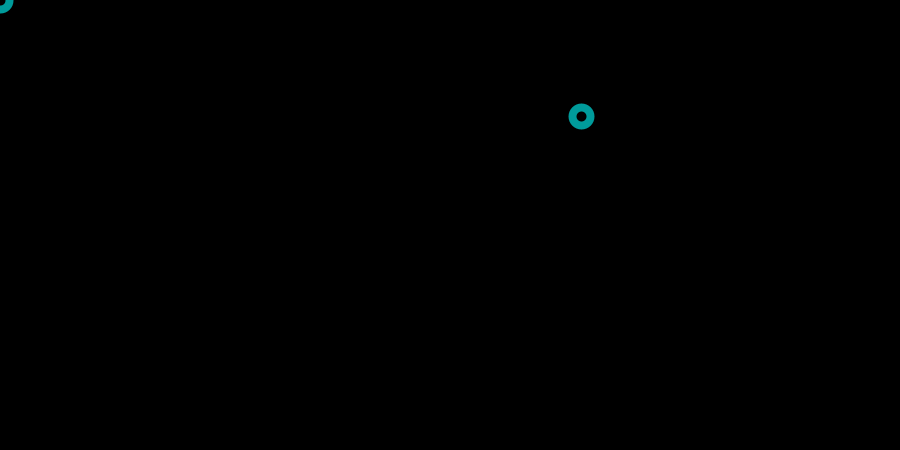
Frame 1 (no input)
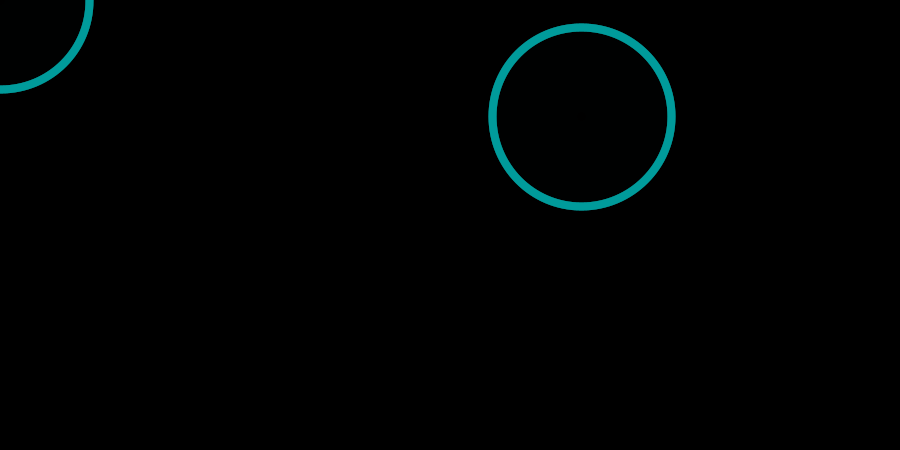
Frame 60 (the mouse pressed at the canvas centre just before this capture)
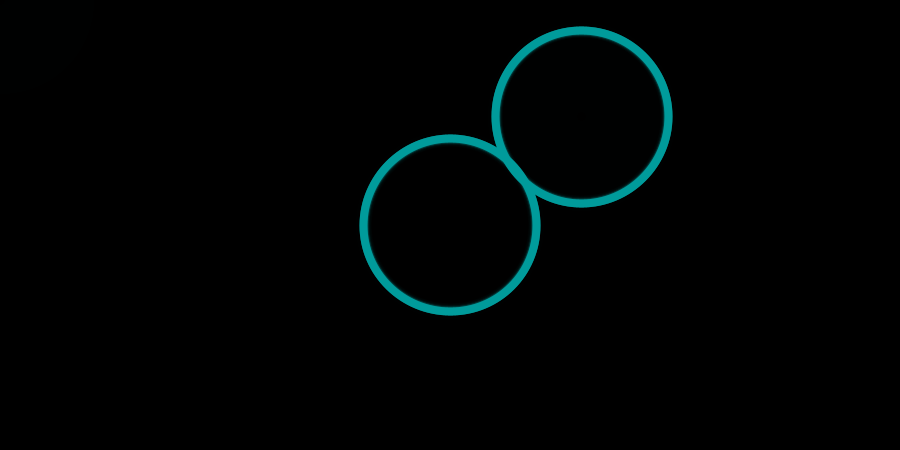
Frame 120 (the mouse held since frame 60 and released just before this capture)

The Processing sketch that drew these frames (run headless with seeded random() and noise(); from frame 60 on, the mouse is pressed at the canvas centre):

// Processing sketch: processing_46773
// ── processing_46773.pde

PVector b1, b2; //centre bulle
float b1R1, b1R2, b2R1, b2R2;
float rMax, rMin; //rayons
float b1R1tp, b1R2tp, b2R1tp, b2R2tp; // evolution rayons
PVector f1, f2; // extémité frontière
float seuil1; // seuil contraction
float seuil2; // seuil passage
float b1D, b2D; // distances bulle-frontiere
int vibeCpt; // vibration approche frontiere
int vibeAmp;
int vibeInter;
float a1;
float accDef;

void setup() {
  background(0);
  size(900,450);
  b1 = new PVector(mouseX, mouseY);
  b2 = new PVector(random(width), random(height));
  rMax = 90;
  rMin = 40;
  b1R1 = rMax;
  b1R2 = rMax;
  b2R1 = rMax;
  b2R2 = rMax;
  seuil1 = 2*rMax;
  seuil2 = rMax;
  vibeCpt = 0;
  vibeAmp = 0;
  vibeInter = 8;
  accDef = .1;
  a1 = 0;
  f1 = new PVector(100, 600);
  f2 = new PVector(900, 300);  
  noFill();
  strokeWeight(8);     // largeur du trait
  smooth();            //lisse les traits
  ellipseMode(RADIUS);
}

void draw() {
  //background(0);
  noFill();

  // Modulo Vibe
  if(vibeCpt==vibeInter) vibeCpt = 0;

  // La centre de la bulle
  b1 = new PVector(mouseX, mouseY);
  
  // Dessin des centres
  /*stroke(255);
  point(b1.x, b1.y);
  point(b2.x, b2.y);*/

  // Vibration des points suivant distances frontière
  vibeAmp = (b1.dist(b2) < seuil1 && b1.dist(b2) >= seuil2 && vibeCpt==0) ? 4 : 0;

  // Animation des rayons
  b1R1tp -= vibeAmp + (b1R1tp - b1R1)*accDef;
  b1R2tp -= vibeAmp + (b1R2tp - b1R2)*accDef;
  b2R1tp -= vibeAmp + (b2R1tp - b2R1)*accDef;
  b2R2tp -= vibeAmp + (b2R2tp - b2R2)*accDef;

  // Dessin de la bulle
  stroke(0,255,255);

  if(b1.dist(b2)<seuil2){
    b1R1 = rMax+20;
    b1R2 = rMax+20;
    b2R1 = rMax+20;
    b2R2 = rMax+20;
    pushMatrix();
    translate((b1.x+b2.x)/2, (b1.y+b2.y)/2);
    rotate(a1);
    ellipse(0, 0, b1R1tp, b1R2tp);
    popMatrix();
  }else{
    b1R1 = rMax;
    b1R2 = rMax;
    b2R1 = rMax;
    b2R2 = rMax;
    pushMatrix();
    translate(b1.x, b1.y);
    rotate(a1);
    ellipse(0, 0, b1R1tp, b1R2tp);
    popMatrix();
    
    pushMatrix();
    translate(b2.x, b2.y);
    ellipse(0, 0, b2R1tp, b2R2tp);
    popMatrix();
  }

  vibeCpt++;
  
  noStroke();
  fill(0, 100);
  rect(0,0,width,height);
}   
                                
